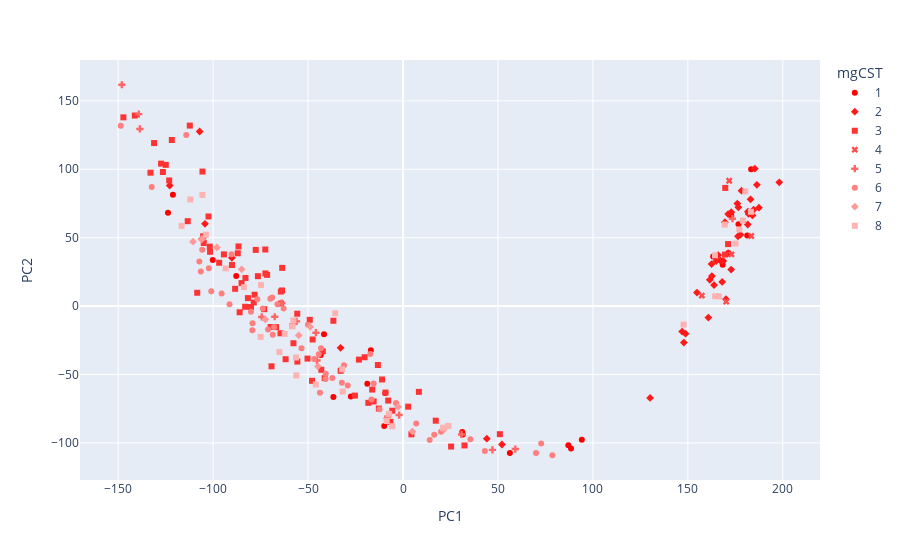

The notebook cell saved with this chart:
### Code cell
import plotly.express as px

fig = px.scatter(pca_df, x='PC1', y='PC2', color='mgCST', symbol='mgCST',color_discrete_sequence=color_mgCST['color_mgCST'].values)
fig.show()
